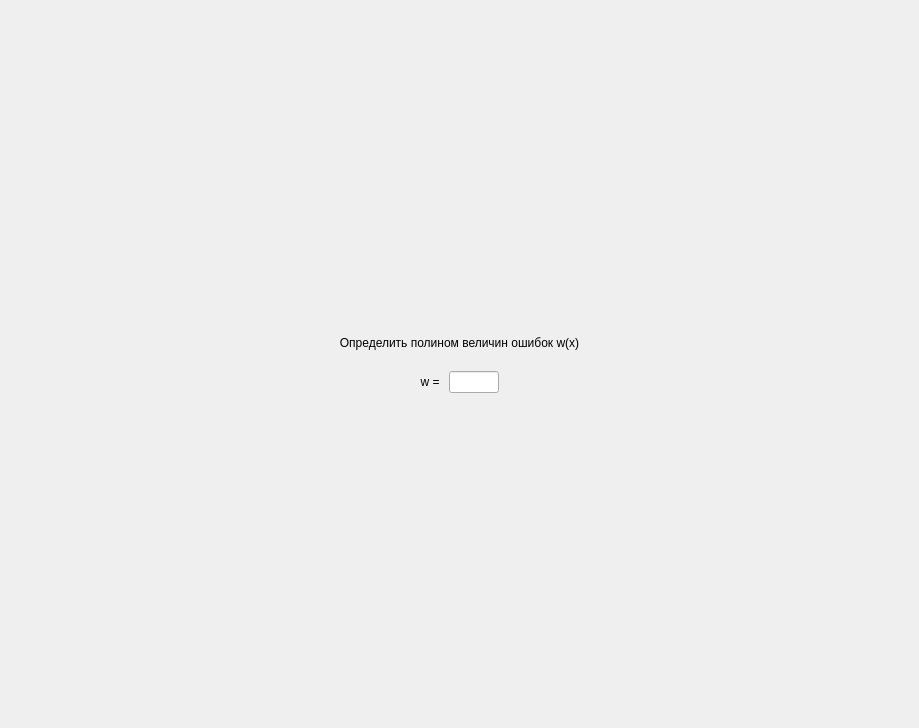
<?xml version="1.0" encoding="UTF-8"?>
<ui version="4.0">
 <class>ScreenTask10</class>
 <widget class="QFrame" name="ScreenTask10">
  <property name="geometry">
   <rect>
    <x>0</x>
    <y>0</y>
    <width>919</width>
    <height>728</height>
   </rect>
  </property>
  <property name="windowTitle">
   <string>Frame</string>
  </property>
  <layout class="QGridLayout" name="gridLayout">
   <property name="leftMargin">
    <number>0</number>
   </property>
   <property name="topMargin">
    <number>0</number>
   </property>
   <property name="rightMargin">
    <number>0</number>
   </property>
   <property name="bottomMargin">
    <number>0</number>
   </property>
   <property name="spacing">
    <number>6</number>
   </property>
   <item row="0" column="0">
    <layout class="QVBoxLayout" name="verticalLayout">
     <item>
      <spacer name="verticalSpacer_2">
       <property name="orientation">
        <enum>Qt::Vertical</enum>
       </property>
       <property name="sizeHint" stdset="0">
        <size>
         <width>20</width>
         <height>40</height>
        </size>
       </property>
      </spacer>
     </item>
     <item>
      <widget class="QLabel" name="title_2">
       <property name="styleSheet">
        <string notr="true">font: 75 20pt &quot;MS Shell Dlg 2&quot;;</string>
       </property>
       <property name="text">
        <string>Определить полином величин ошибок w(x)</string>
       </property>
       <property name="alignment">
        <set>Qt::AlignCenter</set>
       </property>
       <property name="wordWrap">
        <bool>true</bool>
       </property>
      </widget>
     </item>
     <item>
      <spacer name="verticalSpacer_3">
       <property name="orientation">
        <enum>Qt::Vertical</enum>
       </property>
       <property name="sizeType">
        <enum>QSizePolicy::Minimum</enum>
       </property>
       <property name="sizeHint" stdset="0">
        <size>
         <width>0</width>
         <height>15</height>
        </size>
       </property>
      </spacer>
     </item>
     <item>
      <layout class="QHBoxLayout" name="horizontalLayout_2">
       <item>
        <spacer name="horizontalSpacer">
         <property name="orientation">
          <enum>Qt::Horizontal</enum>
         </property>
         <property name="sizeHint" stdset="0">
          <size>
           <width>0</width>
           <height>0</height>
          </size>
         </property>
        </spacer>
       </item>
       <item>
        <widget class="QLabel" name="label1">
         <property name="styleSheet">
          <string notr="true">font: 16pt &quot;MS Shell Dlg 2&quot;;</string>
         </property>
         <property name="text">
          <string>w = </string>
         </property>
         <property name="alignment">
          <set>Qt::AlignRight|Qt::AlignTrailing|Qt::AlignVCenter</set>
         </property>
        </widget>
       </item>
       <item>
        <widget class="QLineEdit" name="input">
         <property name="sizePolicy">
          <sizepolicy hsizetype="Fixed" vsizetype="Fixed">
           <horstretch>0</horstretch>
           <verstretch>0</verstretch>
          </sizepolicy>
         </property>
         <property name="maximumSize">
          <size>
           <width>50</width>
           <height>16777215</height>
          </size>
         </property>
         <property name="styleSheet">
          <string notr="true">font: 16pt &quot;MS Shell Dlg 2&quot;;</string>
         </property>
         <property name="maxLength">
          <number>2</number>
         </property>
         <property name="alignment">
          <set>Qt::AlignCenter</set>
         </property>
        </widget>
       </item>
       <item>
        <spacer name="horizontalSpacer_4">
         <property name="orientation">
          <enum>Qt::Horizontal</enum>
         </property>
         <property name="sizeHint" stdset="0">
          <size>
           <width>0</width>
           <height>0</height>
          </size>
         </property>
        </spacer>
       </item>
      </layout>
     </item>
     <item>
      <spacer name="verticalSpacer">
       <property name="orientation">
        <enum>Qt::Vertical</enum>
       </property>
       <property name="sizeHint" stdset="0">
        <size>
         <width>20</width>
         <height>40</height>
        </size>
       </property>
      </spacer>
     </item>
    </layout>
   </item>
  </layout>
 </widget>
 <resources/>
 <connections/>
</ui>
